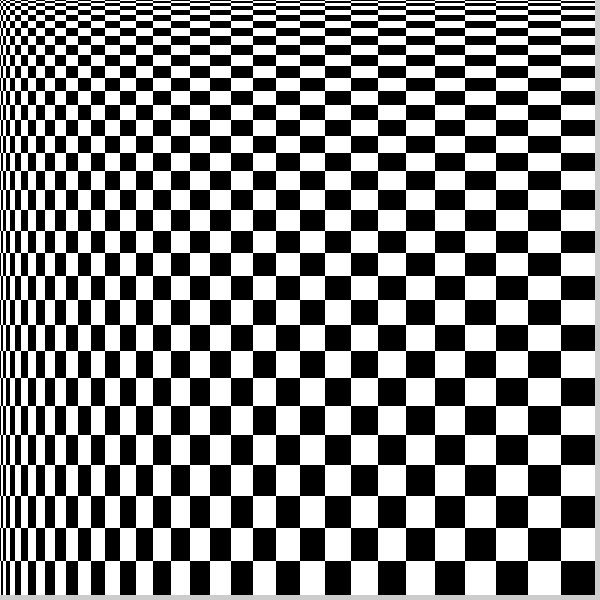
Frame 1 (no input)
Frame 2 (the mouse pressed at the canvas centre, redrawn once): identical to frame 1, image omitted

The Processing sketch that drew this single still picture (run headless with seeded random() and noise(); the mouse was pressed at the canvas centre and the sketch redrawn once):

// Processing sketch: processing_5494
// ── processing_5494.pde


//import processing.pdf.*;
void setup() 
{
//  size(600, 600,PDF,"pattern.pdf");
  size(600, 600);
  noStroke();
  smooth();
  noLoop();
}

void draw() 
{
  drawRect(0,0,35,35,35,35,0); 
}

//int num = 0;
void drawRect(int x,int y,int maxh, int maxw,int levelh,int levelw,int nth) 
{  
  int minh = maxh/levelh;
  int minw = maxw/levelw;

for(int i = 0; i < levelh; i = i+1)
{
  for(int j = 0; j < levelw; j = j+1){
      if(nth%2 == 1){fill(255);}        //black
        else{fill(0);}                 //white
   rect(x,y,minh*i,minw*j);
   y = y + minw*j;
 nth = nth +1;
}
y = 0;
  x = x + minh*i;
} 
}
